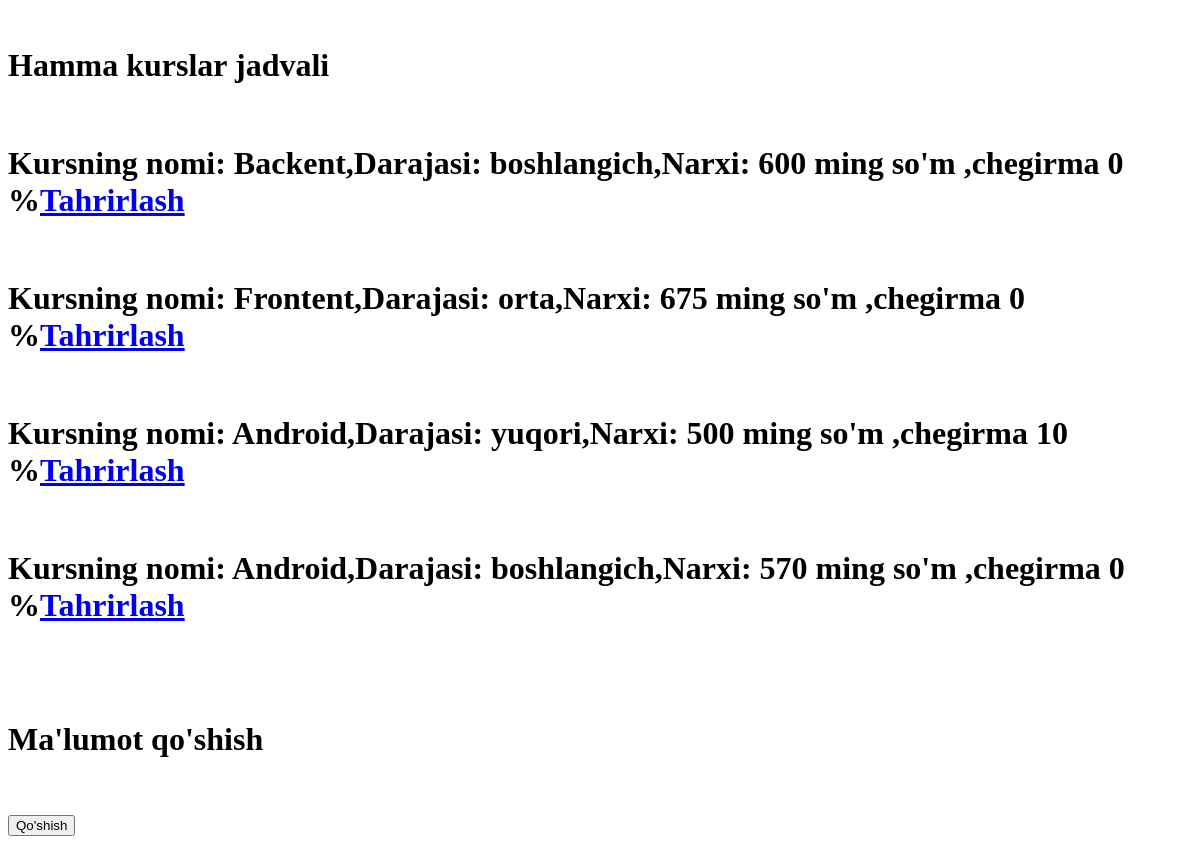
Before: /hamma_kurslar/ with the older database file.
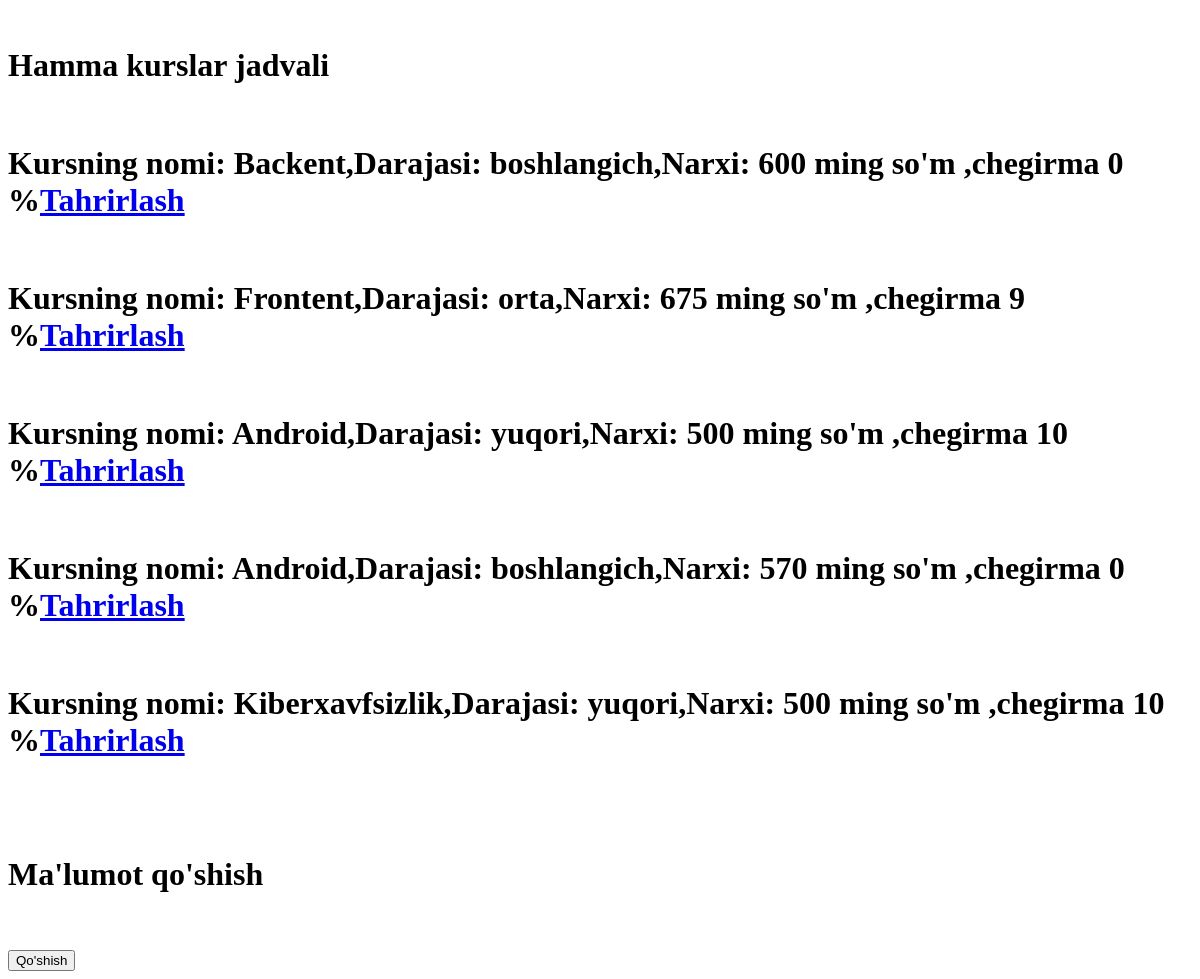
After: the same page with the newer database file.
### sotuv/models.py (models this page shows, shortened)
class Kurs(models.Model):
    nom = models.CharField(max_length=20)
    daraja = models.CharField(max_length=20,
                              choices=[("boshlangich", "boshlangich"), ("orta", "orta"), ("yuqori", "yuqori")])
    narx = models.IntegerField()
    chegirma = models.CharField(max_length=2, default=0)

### sotuv/views.py (the view)
# urls.py: path('hamma_kurslar/', hamma_kurslar),
def hamma_kurslar(requests):
    context = {
        "kurslar": Kurs.objects.all()
    }
    return render(requests, 'hamma_kurslar.html', context)

### templates/hamma_kurslar.html (shortened to what this page needs)
<!DOCTYPE html>
<html lang="en">
<head>
</head>
<body>
<br>
<h1>Hamma kurslar jadvali </h1>
<br>
        {% for kurs in kurslar %}
            <h1>Kursning nomi: {{kurs.nom}},Darajasi: {{kurs.daraja}},Narxi: {{kurs.narx}} ming so'm ,chegirma {{kurs.chegirma}} %<a href="/kurs/{{kurs.id}}/tahrirlash">Tahrirlash</a></h1> <br>
        {% endfor %}
<br>
<br>
<h1>Ma'lumot qo'shish</h1>
<br>
<br>
<form method="post"> {% csrf_token %}
    <button type="submit">Qo'shish</button>
</form>
</body>
</html>

Changed rows visible on the page:
changed Kurs "Frontent": chegirma "0" → "9"
added Kurs: nom "Kiberxavfsizlik", daraja "yuqori", narx "500", chegirma "10"
